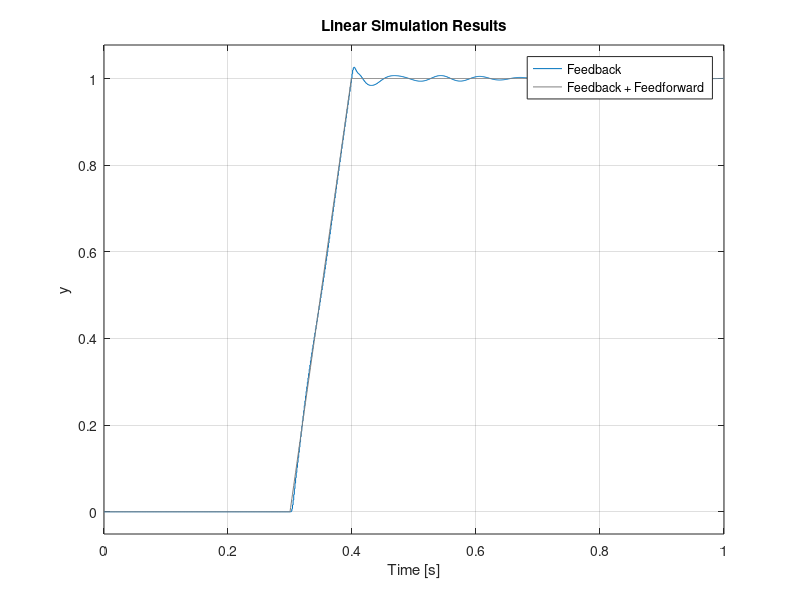

The MATLAB script that drew this image:
%%% FEEDBACK SYSTEM
%Input Generation
close all
clear all
Ts = 0.001;
t = 0:Ts:1;
Rj = zeros(size(t));
Rj(t < 0.3) = 0;
Rj((t >= 0.3) & (t < 0.4)) = linspace(0, 1, sum((t >= 0.3) & (t < 0.4)));
Rj(t >= 0.4) = 1;
% Define the numerator and denominator of the systems and Tranfer Function
plant_num = [8.331499999999999e-04 -0.002411635990000 0.001646764298800 0.001386774757085 -0.002226794738657 7.735179924151595e-04 ];
plant_den =  [1 -5.7154 13.723534400000000 -17.734220581599999 13.016931722320001  -5.148338416112000 0.857492875392000];
plant_tf = tf(plant_num,plant_den,Ts);

% Define the numerator and denominator of the Feedback controller and Tranfer Function
feedback_num = [12.33590000000000 -35.651984590000005 34.340092218032005  -11.023646014692989];
feedback_den = [1    -2.832900000000000    2.672854940000000    -0.839948725176000];
fback_tf = tf(feedback_num,feedback_den,Ts);

% Define the numerator and denominator of the Filter and feedforward and Tranfer Function
filter_num = [0.1568 0.126898240000000];
filter_den = [1 -1.25 0.5335];
filter_tf = tf(filter_num,filter_den,Ts);
fforward_tf = filter_tf / plant_tf;
[fforward_num,fforward_den] = tfdata(fforward_tf);
fforward_num = fforward_num{1};
fforward_den = fforward_den{1}; 
fback_tf.InputName = "e";
fback_tf.OutputName = "u";
plant_tf.InputName = "u";
plant_tf.OutputName = "y";
S1 = sumblk("e = r - y");
system_feedback = connect(plant_tf,fback_tf,S1,"r","y");

%%% FEEDFORWARD SYSTEM
fback_tf.InputName = "e";
fback_tf.OutputName = "uc";
fforward_tf.InputName = "r";
fforward_tf.OutputName = "uf";
plant_tf.InputName = "u";
plant_tf.OutputName = "y";
S1 = sumblk("e = r - y");
S2 = sumblk("u = uf + uc");
system_feedforward = connect(plant_tf,fback_tf,fforward_tf, S1,S2,"r","y");
hold on;
lsim(system_feedback,Rj,t)
lsim(system_feedforward,Rj,t)
legend("Feedback","Feedback + Feedforward")